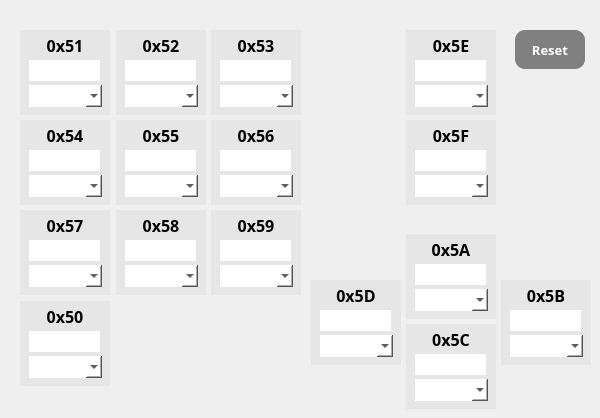
     <widget class="QWidget" name="keyset50">
      <attribute name="title">
       <string>50</string>
      </attribute>
      <widget class="QLineEdit" name="le_key5C">
       <property name="geometry">
        <rect>
         <x>415</x>
         <y>354</y>
         <width>71</width>
         <height>21</height>
        </rect>
       </property>
       <property name="styleSheet">
        <string notr="true">background-color: white;
border: none;</string>
       </property>
      </widget>
      <widget class="QLineEdit" name="le_key5B">
       <property name="geometry">
        <rect>
         <x>510</x>
         <y>310</y>
         <width>71</width>
         <height>21</height>
        </rect>
       </property>
       <property name="styleSheet">
        <string notr="true">background-color: white;
border: none;</string>
       </property>
      </widget>
      <widget class="QLineEdit" name="le_key57">
       <property name="geometry">
        <rect>
         <x>29</x>
         <y>240</y>
         <width>71</width>
         <height>21</height>
        </rect>
       </property>
       <property name="styleSheet">
        <string notr="true">background-color: white;
border: none;</string>
       </property>
      </widget>
      <widget class="QLineEdit" name="le_key56">
       <property name="geometry">
        <rect>
         <x>220</x>
         <y>150</y>
         <width>71</width>
         <height>21</height>
        </rect>
       </property>
       <property name="styleSheet">
        <string notr="true">background-color: white;
border: none;</string>
       </property>
      </widget>
      <widget class="QLineEdit" name="le_key5E">
       <property name="geometry">
        <rect>
         <x>415</x>
         <y>60</y>
         <width>71</width>
         <height>21</height>
        </rect>
       </property>
       <property name="styleSheet">
        <string notr="true">background-color: white;
border: none;</string>
       </property>
      </widget>
      <widget class="QPushButton" name="pb_key59">
       <property name="geometry">
        <rect>
         <x>211</x>
         <y>210</y>
         <width>90</width>
         <height>85</height>
        </rect>
       </property>
       <property name="font">
        <font>
         <family>TakaoPGothic</family>
         <pointsize>12</pointsize>
         <weight>75</weight>
         <bold>true</bold>
        </font>
       </property>
       <property name="styleSheet">
        <string notr="true">background-color: rgb(230,230,230);
border: none;
padding: 0px 0px 55px 0px;</string>
       </property>
       <property name="text">
        <string>0x59</string>
       </property>
      </widget>
      <widget class="QComboBox" name="cb_key58">
       <property name="geometry">
        <rect>
         <x>125</x>
         <y>265</y>
         <width>73</width>
         <height>22</height>
        </rect>
       </property>
       <property name="styleSheet">
        <string notr="true">background-color: white;
border: none;
color : black;
combobox-popup : 0;</string>
       </property>
      </widget>
      <widget class="QLineEdit" name="le_key5A">
       <property name="geometry">
        <rect>
         <x>415</x>
         <y>264</y>
         <width>71</width>
         <height>21</height>
        </rect>
       </property>
       <property name="styleSheet">
        <string notr="true">background-color: white;
border: none;</string>
       </property>
      </widget>
      <widget class="QLineEdit" name="le_key52">
       <property name="geometry">
        <rect>
         <x>125</x>
         <y>60</y>
         <width>71</width>
         <height>21</height>
        </rect>
       </property>
       <property name="styleSheet">
        <string notr="true">background-color: white;
border: none;</string>
       </property>
      </widget>
      <widget class="QComboBox" name="cb_key56">
       <property name="geometry">
        <rect>
         <x>220</x>
         <y>175</y>
         <width>73</width>
         <height>22</height>
        </rect>
       </property>
       <property name="styleSheet">
        <string notr="true">background-color: white;
border: none;
color : black;
combobox-popup : 0;</string>
       </property>
      </widget>
      <widget class="QPushButton" name="pb_key54">
       <property name="geometry">
        <rect>
         <x>20</x>
         <y>120</y>
         <width>90</width>
         <height>85</height>
        </rect>
       </property>
       <property name="font">
        <font>
         <family>TakaoPGothic</family>
         <pointsize>12</pointsize>
         <weight>75</weight>
         <bold>true</bold>
        </font>
       </property>
       <property name="styleSheet">
        <string notr="true">background-color: rgb(230,230,230);
border: none;
padding: 0px 0px 55px 0px;</string>
       </property>
       <property name="text">
        <string>0x54</string>
       </property>
      </widget>
      <widget class="QLineEdit" name="le_key59">
       <property name="geometry">
        <rect>
         <x>220</x>
         <y>240</y>
         <width>71</width>
         <height>21</height>
        </rect>
       </property>
       <property name="styleSheet">
        <string notr="true">background-color: white;
border: none;</string>
       </property>
      </widget>
      <widget class="QPushButton" name="pb_key55">
       <property name="geometry">
        <rect>
         <x>116</x>
         <y>120</y>
         <width>90</width>
         <height>85</height>
        </rect>
       </property>
       <property name="font">
        <font>
         <family>TakaoPGothic</family>
         <pointsize>12</pointsize>
         <weight>75</weight>
         <bold>true</bold>
        </font>
       </property>
       <property name="styleSheet">
        <string notr="true">background-color: rgb(230,230,230);
border: none;
padding: 0px 0px 55px 0px;</string>
       </property>
       <property name="text">
        <string>0x55</string>
       </property>
      </widget>
      <widget class="QLineEdit" name="le_key55">
       <property name="geometry">
        <rect>
         <x>125</x>
         <y>150</y>
         <width>71</width>
         <height>21</height>
        </rect>
       </property>
       <property name="styleSheet">
        <string notr="true">background-color: white;
border: none;</string>
       </property>
      </widget>
      <widget class="QPushButton" name="pb_key5A">
       <property name="geometry">
        <rect>
         <x>406</x>
         <y>234</y>
         <width>90</width>
         <height>85</height>
        </rect>
       </property>
       <property name="font">
        <font>
         <family>TakaoPGothic</family>
         <pointsize>12</pointsize>
         <weight>75</weight>
         <bold>true</bold>
        </font>
       </property>
       <property name="styleSheet">
        <string notr="true">background-color: rgb(230,230,230);
border: none;
padding: 0px 0px 55px 0px;</string>
       </property>
       <property name="text">
        <string>0x5A</string>
       </property>
      </widget>
      <widget class="QPushButton" name="pb_key50">
       <property name="geometry">
        <rect>
         <x>20</x>
         <y>301</y>
         <width>90</width>
         <height>85</height>
        </rect>
       </property>
       <property name="font">
        <font>
         <family>TakaoPGothic</family>
         <pointsize>12</pointsize>
         <weight>75</weight>
         <bold>true</bold>
        </font>
       </property>
       <property name="styleSheet">
        <string notr="true">background-color: rgb(230,230,230);
border: none;
padding: 0px 0px 55px 0px;</string>
       </property>
       <property name="text">
        <string>0x50</string>
       </property>
      </widget>
      <widget class="QComboBox" name="cb_key53">
       <property name="geometry">
        <rect>
         <x>220</x>
         <y>85</y>
         <width>73</width>
         <height>22</height>
        </rect>
       </property>
       <property name="styleSheet">
        <string notr="true">background-color: white;
border: none;
color : black;
combobox-popup : 0;</string>
       </property>
      </widget>
      <widget class="QComboBox" name="cb_key50">
       <property name="geometry">
        <rect>
         <x>29</x>
         <y>356</y>
         <width>73</width>
         <height>22</height>
        </rect>
       </property>
       <property name="styleSheet">
        <string notr="true">background-color: white;
border: none;
color : black;
combobox-popup : 0;</string>
       </property>
      </widget>
      <widget class="QPushButton" name="pb_key58">
       <property name="geometry">
        <rect>
         <x>116</x>
         <y>210</y>
         <width>90</width>
         <height>85</height>
        </rect>
       </property>
       <property name="font">
        <font>
         <family>TakaoPGothic</family>
         <pointsize>12</pointsize>
         <weight>75</weight>
         <bold>true</bold>
        </font>
       </property>
       <property name="styleSheet">
        <string notr="true">background-color: rgb(230,230,230);
border: none;
padding: 0px 0px 55px 0px;</string>
       </property>
       <property name="text">
        <string>0x58</string>
       </property>
      </widget>
      <widget class="QLineEdit" name="le_key5F">
       <property name="geometry">
        <rect>
         <x>415</x>
         <y>150</y>
         <width>71</width>
         <height>21</height>
        </rect>
       </property>
       <property name="styleSheet">
        <string notr="true">background-color: white;
border: none;</string>
       </property>
      </widget>
      <widget class="QPushButton" name="pb_key5D">
       <property name="geometry">
        <rect>
         <x>311</x>
         <y>280</y>
         <width>90</width>
         <height>85</height>
        </rect>
       </property>
       <property name="font">
        <font>
         <family>TakaoPGothic</family>
         <pointsize>12</pointsize>
         <weight>75</weight>
         <bold>true</bold>
        </font>
       </property>
       <property name="styleSheet">
        <string notr="true">background-color: rgb(230,230,230);
border: none;
padding: 0px 0px 55px 0px;</string>
       </property>
       <property name="text">
        <string>0x5D</string>
       </property>
      </widget>
      <widget class="QPushButton" name="pb_key51">
       <property name="geometry">
        <rect>
         <x>20</x>
         <y>30</y>
         <width>90</width>
         <height>85</height>
        </rect>
       </property>
       <property name="font">
        <font>
         <family>TakaoPGothic</family>
         <pointsize>12</pointsize>
         <weight>75</weight>
         <bold>true</bold>
        </font>
       </property>
       <property name="styleSheet">
        <string notr="true">background-color: rgb(230,230,230);
border: none;
padding: 0px 0px 55px 0px;</string>
       </property>
       <property name="text">
        <string>0x51</string>
       </property>
      </widget>
      <widget class="QComboBox" name="cb_key5E">
       <property name="geometry">
        <rect>
         <x>415</x>
         <y>85</y>
         <width>73</width>
         <height>22</height>
        </rect>
       </property>
       <property name="styleSheet">
        <string notr="true">background-color: white;
border: none;
color : black;
combobox-popup : 0;</string>
       </property>
      </widget>
      <widget class="QPushButton" name="pb_key5E">
       <property name="geometry">
        <rect>
         <x>406</x>
         <y>30</y>
         <width>90</width>
         <height>85</height>
        </rect>
       </property>
       <property name="font">
        <font>
         <family>TakaoPGothic</family>
         <pointsize>12</pointsize>
         <weight>75</weight>
         <bold>true</bold>
        </font>
       </property>
       <property name="styleSheet">
        <string notr="true">background-color: rgb(230,230,230);
border: none;
padding: 0px 0px 55px 0px;</string>
       </property>
       <property name="text">
        <string>0x5E</string>
       </property>
      </widget>
      <widget class="QComboBox" name="cb_key52">
       <property name="geometry">
        <rect>
         <x>125</x>
         <y>85</y>
         <width>73</width>
         <height>22</height>
        </rect>
       </property>
       <property name="styleSheet">
        <string notr="true">background-color: white;
border: none;
color : black;
combobox-popup : 0;</string>
       </property>
      </widget>
      <widget class="QComboBox" name="cb_key54">
       <property name="geometry">
        <rect>
         <x>29</x>
         <y>175</y>
         <width>73</width>
         <height>22</height>
        </rect>
       </property>
       <property name="styleSheet">
        <string notr="true">background-color: white;
border: none;
color : black;
combobox-popup : 0;</string>
       </property>
      </widget>
      <widget class="QLineEdit" name="le_key5D">
       <property name="geometry">
        <rect>
         <x>320</x>
         <y>310</y>
         <width>71</width>
         <height>21</height>
        </rect>
       </property>
       <property name="styleSheet">
        <string notr="true">background-color: white;
border: none;</string>
       </property>
      </widget>
      <widget class="QPushButton" name="pb_key53">
       <property name="geometry">
        <rect>
         <x>211</x>
         <y>30</y>
         <width>90</width>
         <height>85</height>
        </rect>
       </property>
       <property name="font">
        <font>
         <family>TakaoPGothic</family>
         <pointsize>12</pointsize>
         <weight>75</weight>
         <bold>true</bold>
        </font>
       </property>
       <property name="styleSheet">
        <string notr="true">background-color: rgb(230,230,230);
border: none;
padding: 0px 0px 55px 0px;</string>
       </property>
       <property name="text">
        <string>0x53</string>
       </property>
      </widget>
      <widget class="QComboBox" name="cb_key5F">
       <property name="geometry">
        <rect>
         <x>415</x>
         <y>175</y>
         <width>73</width>
         <height>22</height>
        </rect>
       </property>
       <property name="styleSheet">
        <string notr="true">background-color: white;
border: none;
color : black;
combobox-popup : 0;</string>
       </property>
      </widget>
      <widget class="QLineEdit" name="le_key53">
       <property name="geometry">
        <rect>
         <x>220</x>
         <y>60</y>
         <width>71</width>
         <height>21</height>
        </rect>
       </property>
       <property name="styleSheet">
        <string notr="true">background-color: white;
border: none;</string>
       </property>
      </widget>
      <widget class="QComboBox" name="cb_key57">
       <property name="geometry">
        <rect>
         <x>29</x>
         <y>265</y>
         <width>73</width>
         <height>22</height>
        </rect>
       </property>
       <property name="styleSheet">
        <string notr="true">background-color: white;
border: none;
color : black;
combobox-popup : 0;</string>
       </property>
      </widget>
      <widget class="QLineEdit" name="le_key58">
       <property name="geometry">
        <rect>
         <x>125</x>
         <y>240</y>
         <width>71</width>
         <height>21</height>
        </rect>
       </property>
       <property name="styleSheet">
        <string notr="true">background-color: white;
border: none;</string>
       </property>
      </widget>
      <widget class="QPushButton" name="pb_key5F">
       <property name="geometry">
        <rect>
         <x>406</x>
         <y>120</y>
         <width>90</width>
         <height>85</height>
        </rect>
       </property>
       <property name="font">
        <font>
         <family>TakaoPGothic</family>
         <pointsize>12</pointsize>
         <weight>75</weight>
         <bold>true</bold>
        </font>
       </property>
       <property name="styleSheet">
        <string notr="true">background-color: rgb(230,230,230);
border: none;
padding: 0px 0px 55px 0px;</string>
       </property>
       <property name="text">
        <string>0x5F</string>
       </property>
      </widget>
      <widget class="QComboBox" name="cb_key55">
       <property name="geometry">
        <rect>
         <x>125</x>
         <y>175</y>
         <width>73</width>
         <height>22</height>
        </rect>
       </property>
       <property name="styleSheet">
        <string notr="true">background-color: white;
border: none;
color : black;
combobox-popup : 0;</string>
       </property>
      </widget>
      <widget class="QComboBox" name="cb_key5B">
       <property name="geometry">
        <rect>
         <x>510</x>
         <y>335</y>
         <width>73</width>
         <height>22</height>
        </rect>
       </property>
       <property name="styleSheet">
        <string notr="true">background-color: white;
border: none;
color : black;
combobox-popup : 0;</string>
       </property>
      </widget>
      <widget class="QComboBox" name="cb_key5C">
       <property name="geometry">
        <rect>
         <x>415</x>
         <y>379</y>
         <width>73</width>
         <height>22</height>
        </rect>
       </property>
       <property name="styleSheet">
        <string notr="true">background-color: white;
border: none;
color : black;
combobox-popup : 0;</string>
       </property>
      </widget>
      <widget class="QLineEdit" name="le_key50">
       <property name="geometry">
        <rect>
         <x>29</x>
         <y>331</y>
         <width>71</width>
         <height>21</height>
        </rect>
       </property>
       <property name="styleSheet">
        <string notr="true">background-color: white;
border: none;</string>
       </property>
      </widget>
      <widget class="QPushButton" name="pb_reset_keyset50">
       <property name="geometry">
        <rect>
         <x>515</x>
         <y>30</y>
         <width>70</width>
         <height>39</height>
        </rect>
       </property>
       <property name="font">
        <font>
         <family>TakaoPGothic</family>
         <pointsize>10</pointsize>
         <weight>75</weight>
         <bold>true</bold>
        </font>
       </property>
       <property name="styleSheet">
        <string notr="true">QPushButton{
	background-color: grey;
    border-radius: 10px;
	color: white
   }</string>
       </property>
       <property name="text">
        <string>Reset</string>
       </property>
      </widget>
      <widget class="QComboBox" name="cb_key5A">
       <property name="geometry">
        <rect>
         <x>415</x>
         <y>289</y>
         <width>73</width>
         <height>22</height>
        </rect>
       </property>
       <property name="styleSheet">
        <string notr="true">background-color: white;
border: none;
color : black;
combobox-popup : 0;</string>
       </property>
      </widget>
      <widget class="QLineEdit" name="le_key51">
       <property name="geometry">
        <rect>
         <x>29</x>
         <y>60</y>
         <width>71</width>
         <height>21</height>
        </rect>
       </property>
       <property name="styleSheet">
        <string notr="true">background-color: white;
border: none;</string>
       </property>
      </widget>
      <widget class="QPushButton" name="pb_key5B">
       <property name="geometry">
        <rect>
         <x>501</x>
         <y>280</y>
         <width>90</width>
         <height>85</height>
        </rect>
       </property>
       <property name="font">
        <font>
         <family>TakaoPGothic</family>
         <pointsize>12</pointsize>
         <weight>75</weight>
         <bold>true</bold>
        </font>
       </property>
       <property name="styleSheet">
        <string notr="true">background-color: rgb(230,230,230);
border: none;
padding: 0px 0px 55px 0px;</string>
       </property>
       <property name="text">
        <string>0x5B</string>
       </property>
      </widget>
      <widget class="QPushButton" name="pb_key5C">
       <property name="geometry">
        <rect>
         <x>406</x>
         <y>324</y>
         <width>90</width>
         <height>85</height>
        </rect>
       </property>
       <property name="font">
        <font>
         <family>TakaoPGothic</family>
         <pointsize>12</pointsize>
         <weight>75</weight>
         <bold>true</bold>
        </font>
       </property>
       <property name="styleSheet">
        <string notr="true">background-color: rgb(230,230,230);
border: none;
padding: 0px 0px 55px 0px;</string>
       </property>
       <property name="text">
        <string>0x5C</string>
       </property>
      </widget>
      <widget class="QComboBox" name="cb_key5D">
       <property name="geometry">
        <rect>
         <x>320</x>
         <y>335</y>
         <width>73</width>
         <height>22</height>
        </rect>
       </property>
       <property name="styleSheet">
        <string notr="true">background-color: white;
border: none;
color : black;
combobox-popup : 0;</string>
       </property>
      </widget>
      <widget class="QPushButton" name="pb_key56">
       <property name="geometry">
        <rect>
         <x>211</x>
         <y>120</y>
         <width>90</width>
         <height>85</height>
        </rect>
       </property>
       <property name="font">
        <font>
         <family>TakaoPGothic</family>
         <pointsize>12</pointsize>
         <weight>75</weight>
         <bold>true</bold>
        </font>
       </property>
       <property name="styleSheet">
        <string notr="true">background-color: rgb(230,230,230);
border: none;
padding: 0px 0px 55px 0px;</string>
       </property>
       <property name="text">
        <string>0x56</string>
       </property>
      </widget>
      <widget class="QPushButton" name="pb_key52">
       <property name="geometry">
        <rect>
         <x>116</x>
         <y>30</y>
         <width>90</width>
         <height>85</height>
        </rect>
       </property>
       <property name="font">
        <font>
         <family>TakaoPGothic</family>
         <pointsize>12</pointsize>
         <weight>75</weight>
         <bold>true</bold>
        </font>
       </property>
       <property name="styleSheet">
        <string notr="true">background-color: rgb(230,230,230);
border: none;
padding: 0px 0px 55px 0px;</string>
       </property>
       <property name="text">
        <string>0x52</string>
       </property>
      </widget>
      <widget class="QComboBox" name="cb_key59">
       <property name="geometry">
        <rect>
         <x>220</x>
         <y>265</y>
         <width>73</width>
         <height>22</height>
        </rect>
       </property>
       <property name="styleSheet">
        <string notr="true">background-color: white;
border: none;
color : black;
combobox-popup : 0;</string>
       </property>
      </widget>
      <widget class="QLineEdit" name="le_key54">
       <property name="geometry">
        <rect>
         <x>29</x>
         <y>150</y>
         <width>71</width>
         <height>21</height>
        </rect>
       </property>
       <property name="styleSheet">
        <string notr="true">background-color: white;
border: none;</string>
       </property>
      </widget>
      <widget class="QPushButton" name="pb_key57">
       <property name="geometry">
        <rect>
         <x>20</x>
         <y>210</y>
         <width>90</width>
         <height>85</height>
        </rect>
       </property>
       <property name="font">
        <font>
         <family>TakaoPGothic</family>
         <pointsize>12</pointsize>
         <weight>75</weight>
         <bold>true</bold>
        </font>
       </property>
       <property name="styleSheet">
        <string notr="true">background-color: rgb(230,230,230);
border: none;
padding: 0px 0px 55px 0px;</string>
       </property>
       <property name="text">
        <string>0x57</string>
       </property>
      </widget>
      <widget class="QComboBox" name="cb_key51">
       <property name="geometry">
        <rect>
         <x>29</x>
         <y>85</y>
         <width>73</width>
         <height>22</height>
        </rect>
       </property>
       <property name="styleSheet">
        <string notr="true">background-color: white;
border: none;
color : black;
combobox-popup : 0;</string>
       </property>
      </widget>
      <zorder>pb_key53</zorder>
      <zorder>pb_key5C</zorder>
      <zorder>pb_key5B</zorder>
      <zorder>pb_key5E</zorder>
      <zorder>pb_key5A</zorder>
      <zorder>pb_key5F</zorder>
      <zorder>pb_key58</zorder>
      <zorder>pb_key56</zorder>
      <zorder>pb_key57</zorder>
      <zorder>pb_key52</zorder>
      <zorder>le_key5C</zorder>
      <zorder>le_key5B</zorder>
      <zorder>le_key57</zorder>
      <zorder>le_key56</zorder>
      <zorder>le_key5E</zorder>
      <zorder>pb_key59</zorder>
      <zorder>cb_key58</zorder>
      <zorder>le_key5A</zorder>
      <zorder>le_key52</zorder>
      <zorder>cb_key56</zorder>
      <zorder>pb_key54</zorder>
      <zorder>le_key59</zorder>
      <zorder>pb_key55</zorder>
      <zorder>le_key55</zorder>
      <zorder>pb_key50</zorder>
      <zorder>cb_key53</zorder>
      <zorder>cb_key50</zorder>
      <zorder>le_key5F</zorder>
      <zorder>pb_key5D</zorder>
      <zorder>pb_key51</zorder>
      <zorder>cb_key5E</zorder>
      <zorder>cb_key52</zorder>
      <zorder>cb_key54</zorder>
      <zorder>le_key5D</zorder>
      <zorder>cb_key5F</zorder>
      <zorder>le_key53</zorder>
      <zorder>cb_key57</zorder>
      <zorder>le_key58</zorder>
      <zorder>cb_key55</zorder>
      <zorder>cb_key5B</zorder>
      <zorder>cb_key5C</zorder>
      <zorder>le_key50</zorder>
      <zorder>pb_reset_keyset50</zorder>
      <zorder>cb_key5A</zorder>
      <zorder>le_key51</zorder>
      <zorder>cb_key5D</zorder>
      <zorder>cb_key59</zorder>
      <zorder>le_key54</zorder>
      <zorder>cb_key51</zorder>
     </widget>
